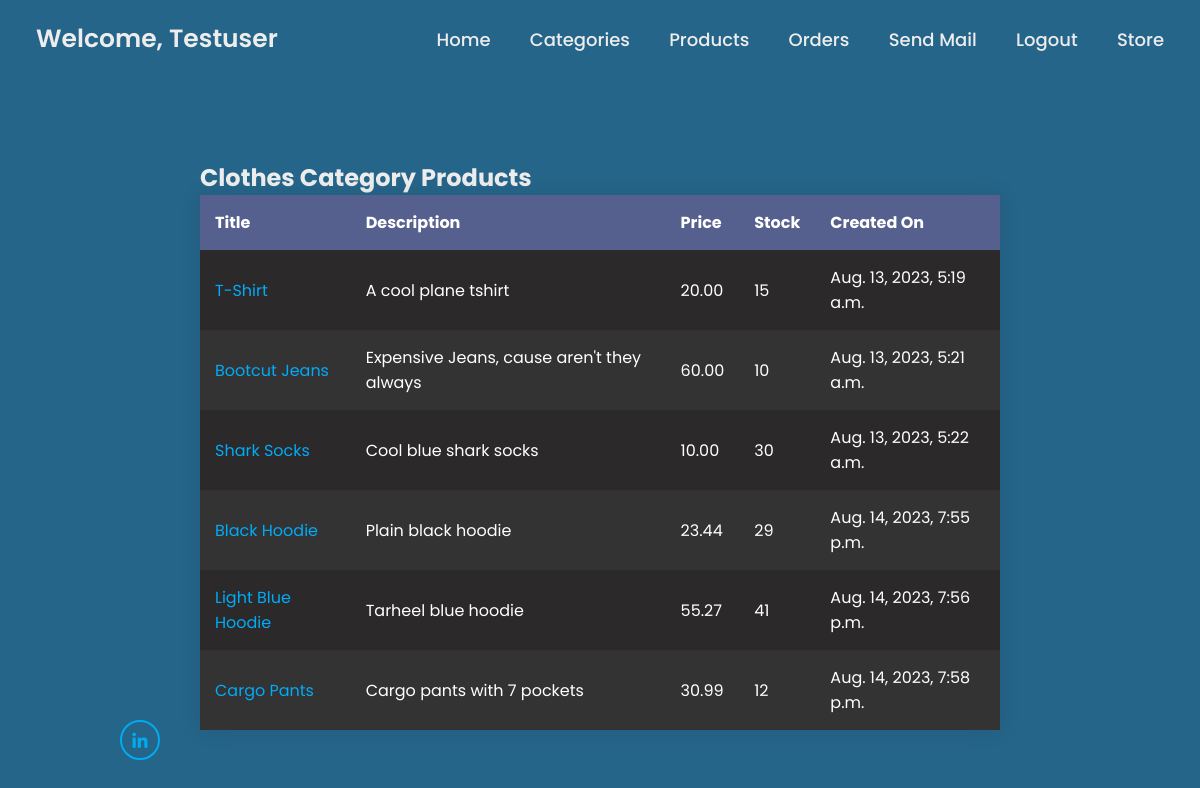
The app's page /products/categories/by_product/Clothes/ (signed in) with its own data.
### accounts/models.py (models this page shows, shortened)
class User(AbstractUser):
    email = models.EmailField(max_length=254, unique=True)
    username = models.CharField(max_length=150, blank=True, unique=False)
    profile_img = models.ImageField(null=True, blank=True, upload_to='images/', default='images/default/default.jpg')
    USERNAME_FIELD = 'email'
    EMAIL_FIELD = 'email'
    REQUIRED_FIELDS = []

### products/models.py (models this page shows, shortened)
class Product(models.Model):
    BOOL_CHOICES = ((True, 'Display'), (False, 'Keep Hidden'))
    product_category = models.ForeignKey(Categories, on_delete=models.SET_NULL, null=True, related_name='categories', blank=True)
    title = models.CharField(max_length=100)
    image = models.ImageField(null=True, blank=True, upload_to='images/')
    description = models.TextField(max_length=250)
    price = models.DecimalField(max_digits=12, decimal_places=2)
    stock = models.IntegerField(default=0)
    created_at = models.DateTimeField(auto_now_add=True)
    display_product = models.BooleanField(null=True, default=False, choices=BOOL_CHOICES)
    id_hidden = models.IntegerField(default=0, null=True, blank=True)
    class Meta:
        verbose_name_plural = 'Products'
        unique_together = ['title', 'product_category']

class Categories(models.Model):
    category_name = models.CharField(max_length=100, unique=True)
    description = models.TextField(max_length=300, blank=True)
    class Meta:
        verbose_name_plural = 'Categories'
    def __str__(self):
        return self.category_name

### products/views.py (the view)
# urls.py: path('categories/by_product/<str:category>/', ProductsByCategoryView.as_view(), name='product_by_category'),
class ProductsByCategoryView(LoginRequiredMixin, UserPassesTestMixin, ListView):
    login_url = reverse_lazy('account_login')
    def test_func(self):
        return self.request.user.is_staff
    model = Product
    template_name = 'products/products_by_category.html'
    context_object_name = 'products'
    def get_queryset(self):
        return Product.objects.filter(product_category__category_name=self.kwargs['category'])

### products/templates/products/products_by_category.html (shortened to what this page needs)
{% extends '_base.html' %}
{% block content %}
<div class="container">
	{% for product in products %}
		{% if forloop.first %}
			<h2><b>{{ product.product_category }}</b> Category Products</h2>
		{% endif %}
	{% endfor %}
	<table>
		<thead>
			<tr>
				<th>Title</th>
				<th>Description</th>
				<th>Price</th>
				<th>Stock</th>
				<th>Created On</th>
			</tr>
		</thead>
		<tbody>
            {% for product in products %}
                <tr>
                    <td><a href="{% url 'products_by_cat_up' product.id %}">{{ product.title|title }}</a></td>
					<td>{{ product.description|truncatechars:50 }}</td>
					<td>{{ product.price }}</td>
					<td>{{ product.stock }}</td>
					<td>{{ product.created_at }}</td>
                </tr>
            {% endfor %}
		</tbody>
	</table>
</div>
{% endblock content %}

### django_project/templates/_base.html (shortened to what this page needs)
{% load static %}
<!DOCTYPE html>
<html lang="en">
<head>
    <link rel="stylesheet" href="{% static 'css/style.css' %}">
    <link href='https://unpkg.com/boxicons@2.1.4/css/boxicons.min.css' rel='stylesheet'>
    <link rel="stylesheet" href="{% static 'css/main.css' %}">
</head>
<body>
    <header class="header">
        <a href="{% url 'account_signup' %}" class="logo"> {% if user.is_authenticated %}Welcome, {{ user.username|title }}{% else %}Please Create An Account.{% endif %}</a>
        {% block navbar %}
        <nav class="navbar">
            {% if user.is_authenticated %}
            <a href="{% url 'home' %}">Home</a>
            <a href="{% url 'category_list' %}">Categories</a>
            <a href="{% url 'products_list' %}">Products</a>
            <a href="{% url 'orders_incomplete_list' %}">Orders</a>
            <a href="{% url 'email_list' %}">Send Mail</a>
            <a href="{% url 'confirm_signout' %}">Logout</a>
            <a href="{% url 'storefront' %}">Store</a>
            {% else %}
            <a href="{% url 'home' %}">Home</a>
            <a href="{% url 'account_login' %}">Login</a>
            {% endif %}
        </nav>
        {% endblock navbar %}
    </header>
    <section class="home">
        <div class="home-content">
            {% block content %}{% endblock content %}
        </div>
        <div class="home-sci">
            <a target="_blank" href="https://www.linkedin.com/in/bennett-billings-529545238/"><i class='bx bxl-linkedin'></i></a>
        </div>
    </section>
</body>
</html>

### django_project/static/css/style.css (style rules this page uses)
* { margin: 0; padding: 0; box-sizing: border-box; font-family: 'Poppins', sans-serif; }
body { color: #256589; background-color: #256589; }
.header { position: fixed; top: 0; left: 0; width: 100%; padding: 20px 3%; display: flex; justify-content: space-between; align-items: center; z-index: 100; background-color: #256589; }
.logo { position: relative; font-size: 25px; color: #ededed; text-decoration: none; font-weight: 600; }
.logo::before { content: ''; position: absolute; top: 0; right: 0; width: 100%; height: 100%; background: #2C72A3; animation: showRight 1s ease forwards; animation-delay: .4s; }
.navbar a { font-size: 18px; color: #ededed; text-decoration: none; font-weight: 500; margin-left: 35px; transition: .3s; }
.home { height: 100vh; background: #256589; background-size: cover; background-position: center; display: flex; align-items: center; padding: 0 10%; color: #ededed; }
.home-content a { color: #00abf9; text-decoration: none; }
.home-content { max-width: 600px; }
.home-sci { position: absolute; bottom: 40px; width: 170px; display: flex; justify-content: space-between; }
.home-sci a { position: relative; display: inline-flex; justify-content: center; align-items: center; width: 40px; height: 40px; background: transparent; border: 2px solid #00abf0; border-radius: 50%; font-size: 20px; color: #00abf0; text-decoration: none; z-index: 1; overflow: hidden; transition: .5s; }
.home-sci a::before { content: ''; position: absolute; top: 0; left: 0; width: 0; height: 100%; background: #1E5574; z-index: -1; transition: .5s; }

### django_project/static/css/main.css (style rules this page uses)
.container { position: absolute; top: 50%; left: 50%; transform: translate(-50%, -50%); flex-direction: column; display: flex; max-height: 60%; }
.container a { color: #00abf9; }
table { width: 800px; border-collapse: collapse; overflow: hidden; box-shadow: 0 0 20px rgba(0,0,0,0.1); background-color: black; }
table a { color: rgb(45, 171, 254); }
th, td { padding: 15px; background-color: rgba(255,255,255,0.2); color: #fff; }
th { text-align: left; }
tbody tr:nth-child(odd) td { background-color: rgb(43, 41, 41); }
:root { --glow-color: hsl(186 100% 69%); }
*, *::before, *::after { box-sizing: border-box; }

### records on screen
User: username "Testuser"
Product: product_category "Clothes", title "T-Shirt", description "A cool plane tshirt", price "20.00", stock "15", created_at "Aug. 13, 2023, 5:19 a.m."
Product: title "Bootcut Jeans", description "Expensive Jeans, cause aren't they always", price "60.00", stock "10", created_at "Aug. 13, 2023, 5:21 a.m."
Product: title "Shark Socks", description "Cool blue shark socks", price "10.00", stock "30", created_at "Aug. 13, 2023, 5:22 a.m."
Product: title "Black Hoodie", description "Plain black hoodie", price "23.44", stock "29", created_at "Aug. 14, 2023, 7:55 p.m."
Product: title "Light Blue Hoodie", description "Tarheel blue hoodie", price "55.27", stock "41", created_at "Aug. 14, 2023, 7:56 p.m."
Product: title "Cargo Pants", description "Cargo pants with 7 pockets", price "30.99", stock "12", created_at "Aug. 14, 2023, 7:58 p.m."
